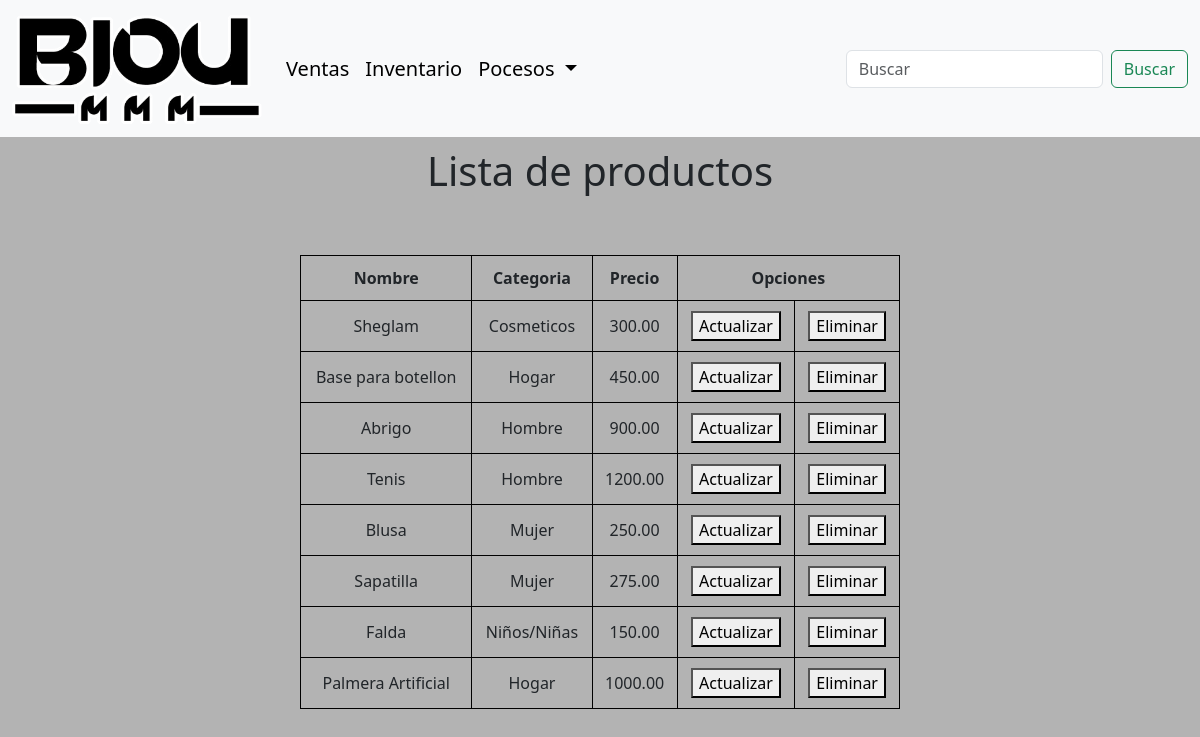
The app's page /usuario/lista_producto/, older data.
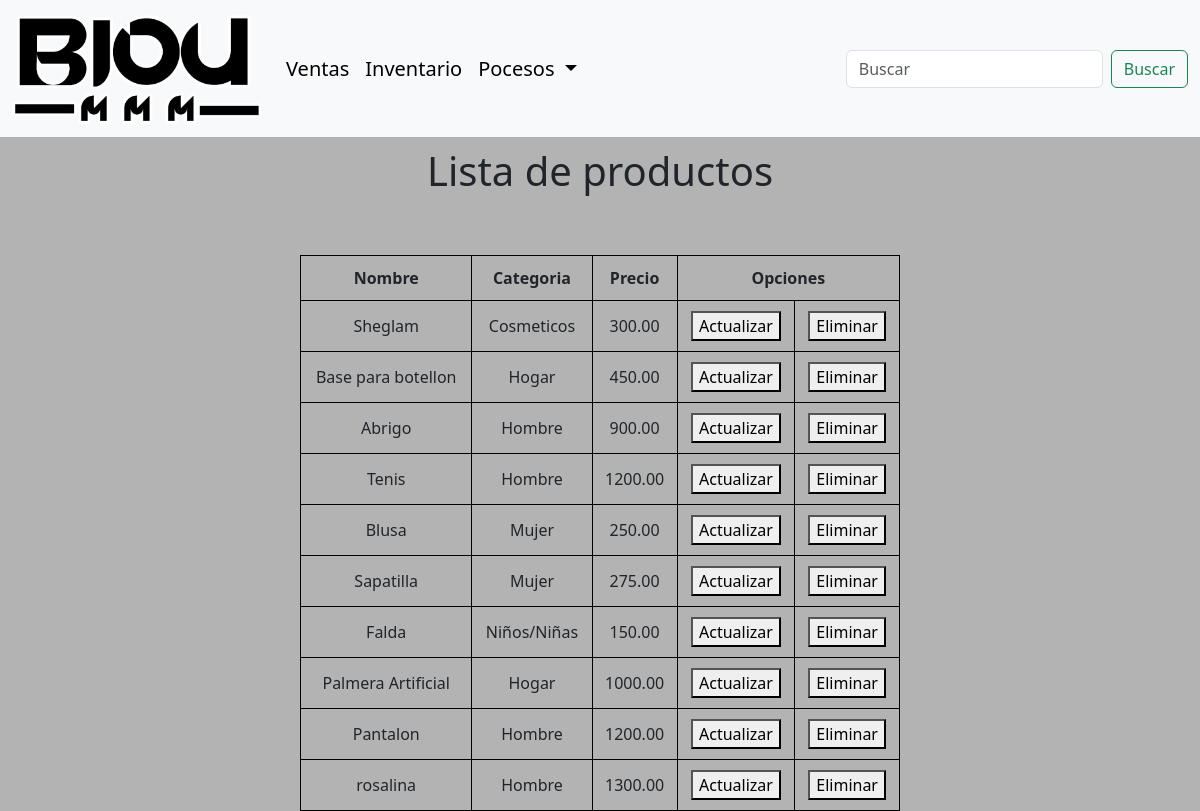
The same page, newer data.
### usuario/models.py (models this page shows, shortened)
class Producto(models.Model):
    id_producto = models.AutoField(primary_key= True)
    nombre = models.CharField(max_length=100)
    descripcion = models.CharField(max_length=200)
    material = models.CharField(max_length=100, default='N/A')
    zise1 = models.TextField(default="", help_text="Tallas separadas por coma: S,M,L")
    colores = models.TextField(default="", help_text="colores separados por coma: rojo,azul,verde")
    imagen = models.ImageField(upload_to='static/')
    categoria = models.ForeignKey(Categoria,on_delete=models.CASCADE)
    precio = models.DecimalField(max_digits=10,decimal_places=2, default='')
    stock = models.IntegerField(default=0)
    activo = models.BooleanField(default=True)

class Categoria(models.Model):
    nombre = models.CharField(max_length=100)
    activo = models.BooleanField(default=True)
    def __str__(self):
        return self.nombre

### usuario/views.py (the view)
# urls.py: path('lista_producto/', views.lista_producto_view.as_view(), name='lista_producto'),
class lista_producto_view(View):
    def get(self, request):
        productos = Producto.objects.filter(activo=True)
        return render(request, 'manegador/lista_producto.html', {'productos': productos})

### usuario/context_processors.py (called while the page is built, shortened)
def categorias_disponibles(request):
    categorias = Categoria.objects.filter(activo=True)
    return{'categorias':categorias}

def barra_busqueda_context(request):
    query = request.GET.get('buscar', '').strip()
    productos_resultado = []
    print(productos_resultado)
    return {
        'buscar_query': query,
        'resultados_busqueda': productos_resultado
    }

def cart_context(request):
    return{
        'cart': Cart(request),
    }

### Template/manegador/lista_producto.html (shortened to what this page needs)
{% extends "index.html" %}
{% load static%}
{% block content %}
    <link rel="stylesheet" href="/static/administd/lista_producto.css">
    <h1>Lista de productos</h1>
    <table>
        <div class="tabla">
            <tr>
                <th>Nombre</th>
                <th>Categoria</th>
                <th>Precio</th>
                <th colspan="2">Opciones</th>
            </tr>
        <tr>
            {% for producto in productos %}
            <tr>
                <td>{{ producto.nombre }}</td>
                <td>{{ producto.categoria }}</td>
                <td>{{ producto.precio }}</td>
                <td><button>Actualizar</button></td>
                <td><button>Eliminar</button></td>
            </tr>
        {% endfor %}
        </div>
    </table>
{% endblock %}

Row changes from the older to the newer data that the page shows:
added Producto: nombre "Pantalon", categoria "Hombre", precio "1200.00"
added Producto: nombre "rosalina", categoria "Hombre", precio "1300.00"
